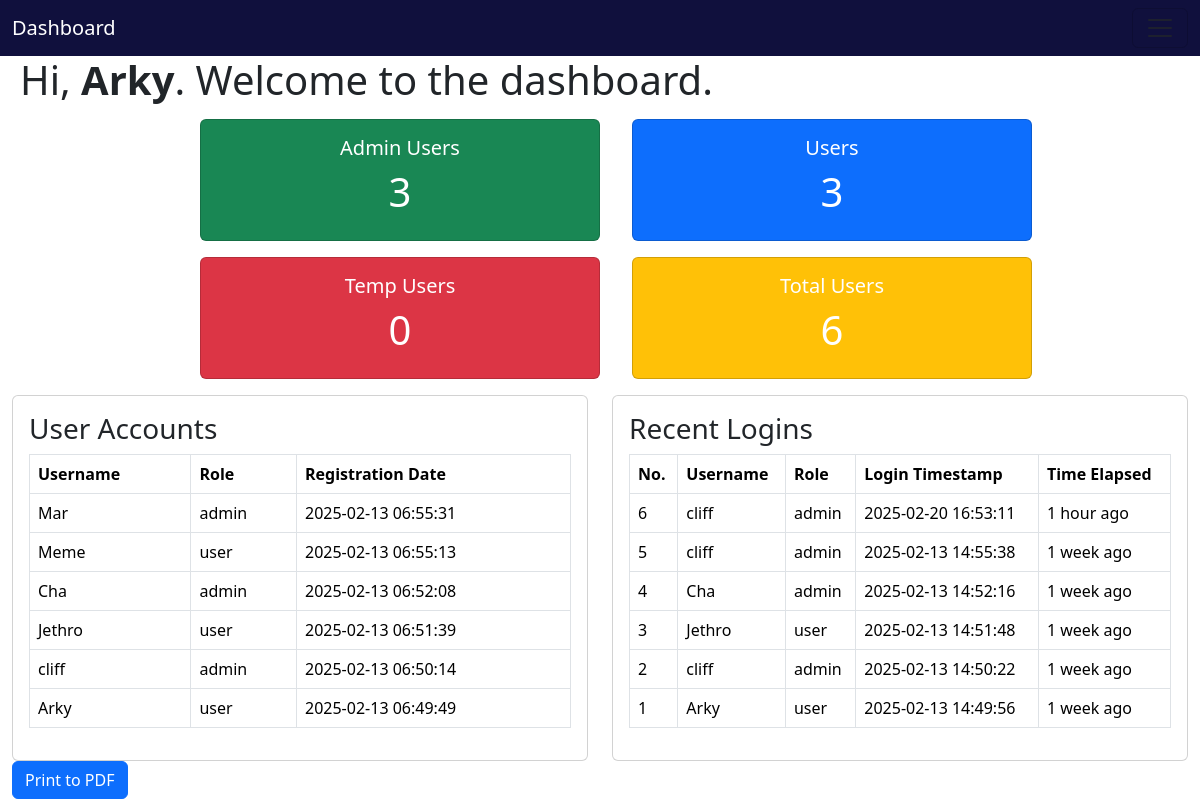
The page /admin/dashboard.php (signed in) on the database its author committed.
### tables this page shows
CREATE TABLE `users` (
  `id` int(11) NOT NULL,
  `username` varchar(50) NOT NULL,
  `password` varchar(255) NOT NULL,
  `user_type` enum('admin','user') NOT NULL DEFAULT 'user',
  `last_login` datetime DEFAULT NULL,
  `created_at` timestamp NOT NULL DEFAULT CURRENT_TIMESTAMP
);

### admin/dashboard.php (the view, shortened to what this page needs)
<?php
require_once "../db/db_con.php";
function getUserStatistics($pdo) {
    $stats = [
        "admin" => 0,
        "user" => 0,
        "temp-user" => 0,
        "total" => 0
    ];
    $sql = "SELECT user_type, COUNT(*) as count FROM users GROUP BY user_type";
    if ($stmt = $pdo->prepare($sql)) {
        if ($stmt->execute()) {
            while ($row = $stmt->fetch(PDO::FETCH_ASSOC)) {
                $stats[$row["user_type"]] = $row["count"];
            }
        }
    }
    $stats["total"] = array_sum($stats);
    return $stats;
}
$userStats = getUserStatistics($pdo);
$userAccounts = [];
$sql = "SELECT username, user_type, created_at FROM users ORDER BY created_at DESC";
if ($stmt = $pdo->prepare($sql)) {
    if ($stmt->execute()) {
        $userAccounts = $stmt->fetchAll(PDO::FETCH_ASSOC);
    }
}
$recentLogins = [];
$sql = "SELECT l.login_id, u.username, u.user_type, l.login_time FROM login_logs l JOIN users u ON l.user_id = u.id ORDER BY l.login_time DESC LIMIT 10";
if ($stmt = $pdo->prepare($sql)) {
    if ($stmt->execute()) {
        $recentLogins = $stmt->fetchAll(PDO::FETCH_ASSOC);
    }
}
?>
<!DOCTYPE html>
<html lang="en">
<head>
    <link href="https://cdn.jsdelivr.net/npm/bootstrap@5.3.3/dist/css/bootstrap.min.css" rel="stylesheet">
</head>
<body>
<nav class="navbar" style="background-color: rgba(1, 1, 49, 0.938);">
        <div class="container-fluid">
          <a class="navbar-brand text-white"href="#">Dashboard</a>
          <button class="navbar-toggler" type="button" data-bs-toggle="collapse" data-bs-target="#navbarSupportedContent" aria-controls="navbarSupportedContent" aria-expanded="false" aria-label="Toggle navigation">
            <span class="navbar-toggler-icon"></span>
          </button>
        </div>
      </nav>
    <h1 style="margin-left:20px">Hi, <b><?php echo htmlspecialchars($_SESSION["username"]); ?></b>. Welcome to the dashboard.</h1>
<div id="dashboardContent">
    <div class="flex-container">
        <div class="card text-bg-success mb-3">
            <div class="card-body">
                <h5 class="card-title">Admin Users</h5>
                <h1 id="totalAdmins"><?php echo $userStats['admin']; ?></h1>
            </div>
        </div>
        <div class="card text-bg-primary mb-3">
            <div class="card-body">
                <h5 class="card-title">Users</h5>
                <h1 id="totalUsers"><?php echo $userStats['user']; ?></h1>
            </div>
        </div>
        <div class="card text-bg-danger text-white mb-3">
            <div class="card-body">
                <h5 class="card-title">Temp Users</h5>
                <h1 id="totalTempUsers"><?php echo $userStats['temp-user']; ?></h1>
            </div>
        </div>
        <div class="card text-bg-warning text-white mb-3">
            <div class="card-body">
                <h5 class="card-title">Total Users</h5>
                <h1 id="totalAllUsers"><?php echo $userStats['total']; ?></h1>
            </div>
        </div>
    </div>
    <div class="container-fluid">
        <div class="row">
            <div class="col">
                <div class="card">
                    <div class="card-body">
                        <h3>User Accounts</h3>
                        <table id="userAccounts" class="table table-bordered">
                            <thead>
                                <tr>
                                    <th>Username</th>
                                    <th>Role</th>
                                    <th>Registration Date</th>
                                </tr>
                            </thead>
                            <tbody>
                                <?php foreach ($userAccounts as $user): ?>
                                <tr>
                                    <td><?php echo htmlspecialchars($user['username']); ?></td>
                                    <td><?php echo htmlspecialchars($user['user_type']); ?></td>
                                    <td><?php echo date("Y-m-d H:i:s", strtotime($user['created_at'])); ?></td>
                                </tr>
                                <?php endforeach; ?>
                            </tbody>
                        </table>
                    </div>
                </div>
            </div>
            <div class="col">
                <div class="card">
                    <div class="card-body">
                        <h3>Recent Logins</h3>
                        <table id="recentLogin" class="table table-bordered">
                            <thead>
                                <tr>
                                    <th>No.</th>
                                    <th>Username</th>
                                    <th>Role</th>
                                    <th>Login Timestamp</th>
                                    <th>Time Elapsed</th>
                                </tr>
                            </thead>
                            <tbody>
                                <?php foreach ($recentLogins as $login): ?>
                                <tr data-login-time="<?php echo htmlspecialchars($login['login_time']); ?>">
                                    <td><?php echo htmlspecialchars($login['login_id']); ?></td>
                                    <td><?php echo htmlspecialchars($login['username']); ?></td>
                                    <td><?php echo htmlspecialchars($login['user_type']); ?></td>
                                    <td><?php echo date("Y-m-d H:i:s", strtotime($login['login_time'])); ?></td>
                                    <td class="time-elapsed"></td>
                                </tr>
                                <?php endforeach; ?>
                            </tbody>
                        </table>
                    </div>
                </div>
            </div>
        </div>
        <button class="btn btn-primary" onclick="printToPDF()">Print to PDF</button>
    </div>
</div>
</body>
</html>

### admin/dashboard.php (style rules this page uses)
.flex-container { display: flex; flex-direction: wrap; flex-wrap: wrap; justify-content: center; margin-top: 15px; }
.flex-container > div { background-color: #f1f1f1; width: 400px; margin-left: 2rem; text-align: center; }

### rows shown on the page
users: username "Mar", user_type "admin", created_at "2025-02-13 06:55:31"
users: username "Meme", user_type "user", created_at "2025-02-13 06:55:13"
users: username "Cha", user_type "admin", created_at "2025-02-13 06:52:08"
users: username "Jethro", user_type "user", created_at "2025-02-13 06:51:39"
users: username "cliff", user_type "admin", created_at "2025-02-13 06:50:14"
users: username "Arky", user_type "user", created_at "2025-02-13 06:49:49"

### other values the page prints
$_SESSION["username"] "Arky"
$userStats['admin'] "3"
$userStats['user'] "3"
$userStats['temp-user'] "0"
$userStats['total'] "6"
$login['login_id'] "6"
$login['username'] "cliff"
$login['user_type'] "admin"
date("Y-m-d H:i:s", strtotime($login['login_time'])) "2025-02-20 16:53:11"
$login['login_id'] "5"
date("Y-m-d H:i:s", strtotime($login['login_time'])) "2025-02-13 14:55:38"
$login['login_id'] "4"
$login['username'] "Cha"
date("Y-m-d H:i:s", strtotime($login['login_time'])) "2025-02-13 14:52:16"
$login['login_id'] "3"
